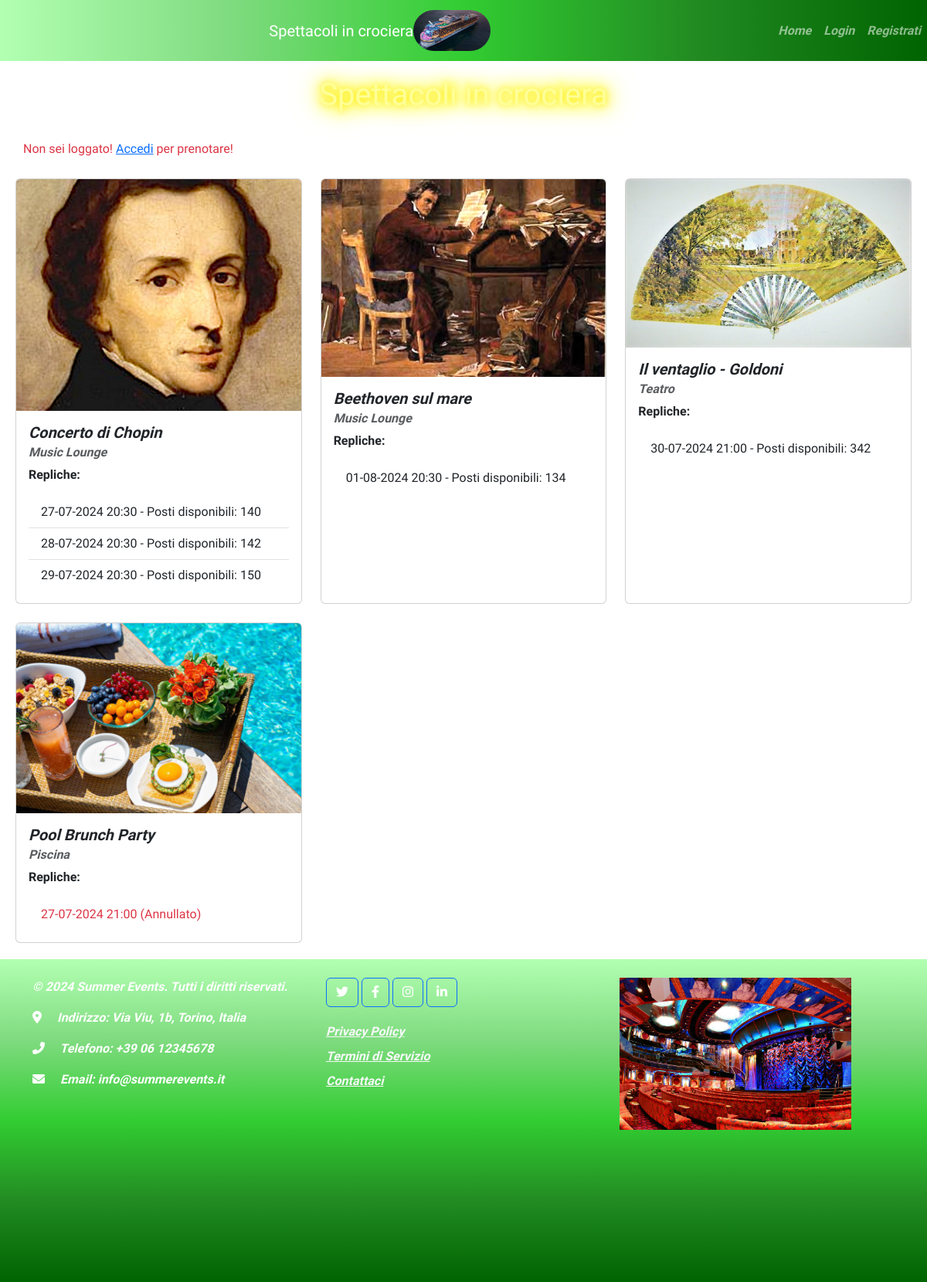
The page / on the database its author committed.
### models.py (models this page shows)
class Evento(db.Model, SerializerMixin):
    __tablename__ = 'eventi'
    id = db.Column(db.Integer, primary_key=True)
    locale_id = db.Column(db.Integer, db.ForeignKey('locali.id'), nullable=False)
    nome_evento = db.Column(db.String(50), nullable=False)
    image_url = db.Column(db.String(255), nullable=True)
    rel_locale = db.relationship('Locale', back_populates='rel_eventi', lazy=True)
    rel_repliche = db.relationship('Replica', back_populates='rel_evento', lazy=True)
    serialize_rules = ('-rel_locale.rel_eventi', '-rel_repliche.rel_evento')

class Locale(db.Model, SerializerMixin):
    __tablename__ = 'locali'
    id = db.Column(db.Integer, primary_key=True)
    nome_locale = db.Column(db.String(50), nullable=False)
    luogo = db.Column(db.String(100), nullable=False)
    posti = db.Column(db.Integer, nullable=False)
    rel_eventi = db.relationship('Evento', back_populates='rel_locale', lazy=True)
    serialize_rules = ('-rel_eventi.rel_locale',)

class Replica(db.Model, SerializerMixin):
    __tablename__ = 'repliche'
    id = db.Column(db.Integer, primary_key=True)
    evento_id = db.Column(db.Integer, db.ForeignKey('eventi.id'), nullable=False)
    data_ora = db.Column(db.DateTime, nullable=False)
    annullato = db.Column(db.Boolean, default=False)
    rel_evento = db.relationship('Evento', back_populates='rel_repliche', lazy=True)
    rel_prenotazioni = db.relationship('Prenotazione', back_populates='rel_replica', lazy=True)
    serialize_rules = ('-rel_evento.rel_repliche', '-rel_prenotazioni.rel_replica')

### app.py (the view)
@app.route('/')
def index():
    eventi = Evento.query.all()
    eventi_data = []
    for evento in eventi:
        repliche_data = []
        for replica in evento.rel_repliche:
            posti_prenotati = db.session.query(func.sum(Prenotazione.quantita)).filter_by(replica_id=replica.id).scalar() or 0
            posti_disponibili = evento.rel_locale.posti - posti_prenotati
            repliche_data.append({
                'id': replica.id,
                'data_ora': replica.data_ora,
                'annullato': replica.annullato,
                'posti_disponibili': posti_disponibili
            })
        eventi_data.append({
            'id': evento.id,
            'nome_evento': evento.nome_evento,
            'locale': evento.rel_locale.nome_locale,
            'repliche': repliche_data,
            'image_url': evento.image_url
        })
    return render_template('index.html', eventi=eventi_data)

### web_app_prenotazione_eventi/templates/index.html (shortened to what this page needs)
{% extends "base.html" %}
{% block content %}
<h1 class="mb-4 text-center font-effect-neon" style="font-family: 'Sofia', sans-serif; color: #FFFF99;  text-shadow: 0 0 10px #FFEF00, 0 0 20px #FFEF00, 0 0 30px #FFEF00, 0 0 40px #FFEF00;">
    Spettacoli in crociera</h1>
{% if session.get('user_id') %}
{% else %}
    <div style="background-color: white; display: inline-block; padding: 10px;">
    <p class="text-danger">Non sei loggato! <a href="{{ url_for('login') }}">Accedi</a> per prenotare!</p>
    </div>
{% endif %}
<div class="row row-cols-1 row-cols-md-3 g-4">
    {% for evento in eventi %}
    <div class="col">
        <div class="card h-100">
            {% if evento.image_url %}
            <img src="{{ url_for('static', filename=evento.image_url) }}" class="card-img-top" alt="Immagine dell'evento">
            {% endif %}
            <div class="card-body">
                <h5 class="card-title">{{ evento.nome_evento }}</h5>
                <h6 class="card-subtitle mb-2 text-muted">{{ evento.locale }}</h6>
                <p class="card-text"><strong>Repliche:</strong></p>
                <ul class="list-group list-group-flush">
                    {% for replica in evento.repliche %}
                    <li class="list-group-item {% if replica.annullato %}text-danger{% endif %}">
                        {{ replica.data_ora.strftime('%d-%m-%Y %H:%M') }}
                        {% if replica.annullato %}
                            (Annullato)
                        {% else %}
                            - Posti disponibili: {{ replica.posti_disponibili }}
                        {% endif %}
                    </li>
                    {% endfor %}
                </ul>
            </div>
        </div>
    </div>
    {% endfor %}
</div>
{% endblock %}

### web_app_prenotazione_eventi/templates/base.html (shortened to what this page needs)
<!DOCTYPE html>
<html lang="it">
<head>
    <link href="https://cdn.jsdelivr.net/npm/bootstrap@5.3.3/dist/css/bootstrap.min.css" rel="stylesheet">
    <link href="{{ url_for('static', filename='styles/stili.css') }}" rel="stylesheet">
    <link rel="stylesheet" href="https://cdnjs.cloudflare.com/ajax/libs/font-awesome/6.0.0-beta3/css/all.min.css">
</head>
</head>
<body>
    <nav class="navbar navbar-expand-lg navbar-dark navbar-gradient">
        <div class="container-fluid d-flex justify-content-center">
            <a class="navbar-brand d-flex align-items-center" href="{{ url_for('index') }}">
                Spettacoli in crociera
                <img src="{{ url_for('static', filename='images/nave.jpg') }}" style="width:100px;" class="rounded-pill ms-8">
            </a>
        </div>
        <div class="collapse navbar-collapse justify-content-center" id="navbarNav">
            <ul class="navbar-nav">
                <li class="nav-item">
                    <a class="nav-link" href="{{ url_for('index') }}">Home</a>
                </li>
                {% if session.get('user_id') %}
                <li class="nav-item">
                    <a class="nav-link" href="{{ url_for('prenotazioni') }}">Prenotazioni</a>
                </li>
                <li class="nav-item">
                    <a class="nav-link" href="{{ url_for('logout') }}">Logout</a>
                </li>
                {% else %}
                <li class="nav-item">
                    <a class="nav-link" href="{{ url_for('login') }}">Login</a>
                </li>
                <li class="nav-item">
                    <a class = "nav-link" href="{{ url_for('registrazione') }}">Registrati</a>
                </li>
                {% endif %}
            </ul>
        </div>
    </nav>
    <div class="tm-video-wrapper">
        <video autoplay muted loop id="tm-video">
            <source src="{{ url_for('static', filename='images/video.mp4') }}" type="video/mp4">
        </video>
    </div>
    <div class="tm-container">
        {% block content %}
        {% endblock %}
    </div>
      <footer class="footer-gradient text-white py-4 mt-auto">
        <div class="container">
            <div class="row">
                <div class="col-md-4">
                    <p>&copy; 2024 Summer Events. Tutti i diritti riservati.</p>
                    <p><i class="fa fa-map-marker-alt me-3"></i> Indirizzo: Via Viu, 1b, Torino, Italia</p>
                    <p><i class="fa fa-phone-alt me-3"></i> Telefono: +39 06 12345678</p>
                    <p><i class="fa fa-envelope me-3"></i> Email: info@summerevents.it</p>
                </div>
                <div class="col-md-4">
                    <div class="d-flex justify-content-start">
                        <a class="btn btn-square btn-outline-primary me-1" href=""><i class="fab fa-twitter icon-white"></i></a>
                        <a class="btn btn-square btn-outline-primary me-1" href=""><i class="fab fa-facebook-f icon-white"></i></a>
                        <a class="btn btn-square btn-outline-primary me-1" href=""><i class="fab fa-instagram icon-white"></i></a>
                        <a class="btn btn-square btn-outline-primary me-1" href=""><i class="fab fa-linkedin-in icon-white"></i></a>
                    </div>
                    <div class="d-flex flex-column align-items-start mt-3">
                        <a href="#" class="text-light my-1">Privacy Policy</a>
                        <a href="#" class="text-light my-1">Termini di Servizio</a>
                        <a href="#" class="text-light my-1">Contattaci</a>
                    </div>
                </div>
                <div class="col-md-4">
                    <img src="{{ url_for('static', filename='images/footer.jpg') }}" class="footer-image mb-3 img-fluid" alt="Logo">
                    <div class="embed-responsive embed-responsive-16by9">
                        <iframe class="embed-responsive-item" src="https://www.google.com/maps/embed?pb=!1m18!1m12!1m3!1d2816.7506640425586!2d7.65343707531384!3d45.09084905827325!2m3!1f0!2f0!3f0!3m2!1i1024!2i768!4f13.1!3m3!1m2!1s0x47886c4d99a99eb3%3A0x9213d8c1a08ae0a7!2sVia%20Vi%C3%B9%2C%201%2C%2010149%20Torino%20TO!5e0!3m2!1sen!2sit!4v1725258415621!5m2!1sen!2sit" allowfullscreen></iframe>
                    </div>
                </div>
            </div>
        </div>
    </footer>
</body>
</html>

### web_app_prenotazione_eventi/static/styles/stili.css (style rules this page uses)
.navbar-gradient { background: linear-gradient(to right, #b2ffb2, #7fdb7f, #32cd32, #228b22, #006400 ); }
.navbar-nav .nav-link { font-weight: bold; font-style: italic; }
html, body { height: 100%; margin: 0; }
body { display: flex; flex-direction: column; font-family: "Sofia", sans-serif; }
.tm-video-wrapper { position: fixed; top: 0; left: 0; width: 100%; height: 100%; overflow: hidden; z-index: -1; }
.tm-video-wrapper video { width: 100%; height: 100%; object-fit: cover; }
.tm-container { position: relative; z-index: 1; padding: 20px; color: white; }
.card-title { font-weight: bold; font-style: italic; }
.card-subtitle { font-weight: bold; font-style: italic; }
.card-img-top { width: 100%; height: auto; max-height: 300px; object-fit: cover; }
.icon-white { color: white; }
footer .container { display: flex; justify-content: space-between; align-items: center; flex-wrap: wrap; }
footer .container div { flex: 1; }
footer .container img { flex: 0 0 auto; }
footer p, footer a { font-weight: bold; font-style: italic; }
.footer-gradient { background: linear-gradient(to bottom, #b2ffb2, #7fdb7f, #32cd32, #228b22, #006400 ); }
.footer-image { max-width: 300px; height: auto; display: block; }

### rows shown on the page
Evento: image_url (picture), nome_evento "Concerto di Chopin"
Locale: locale "Music Lounge" "Music Lounge"
Replica: data_ora "27-07-2024 20:30"
Replica: data_ora "28-07-2024 20:30"
Replica: data_ora "29-07-2024 20:30"
Evento: image_url (picture), nome_evento "Beethoven sul mare"
Replica: data_ora "01-08-2024 20:30"
Evento: image_url (picture), nome_evento "Il ventaglio - Goldoni"
Locale: locale "Teatro"
Replica: data_ora "30-07-2024 21:00"
Evento: image_url (picture), nome_evento "Pool Brunch Party"
Locale: locale "Piscina"
Replica: data_ora "27-07-2024 21:00"

### other values the page prints
{{ replica.posti_disponibili }} "140" "142" "150" "134" "342"
